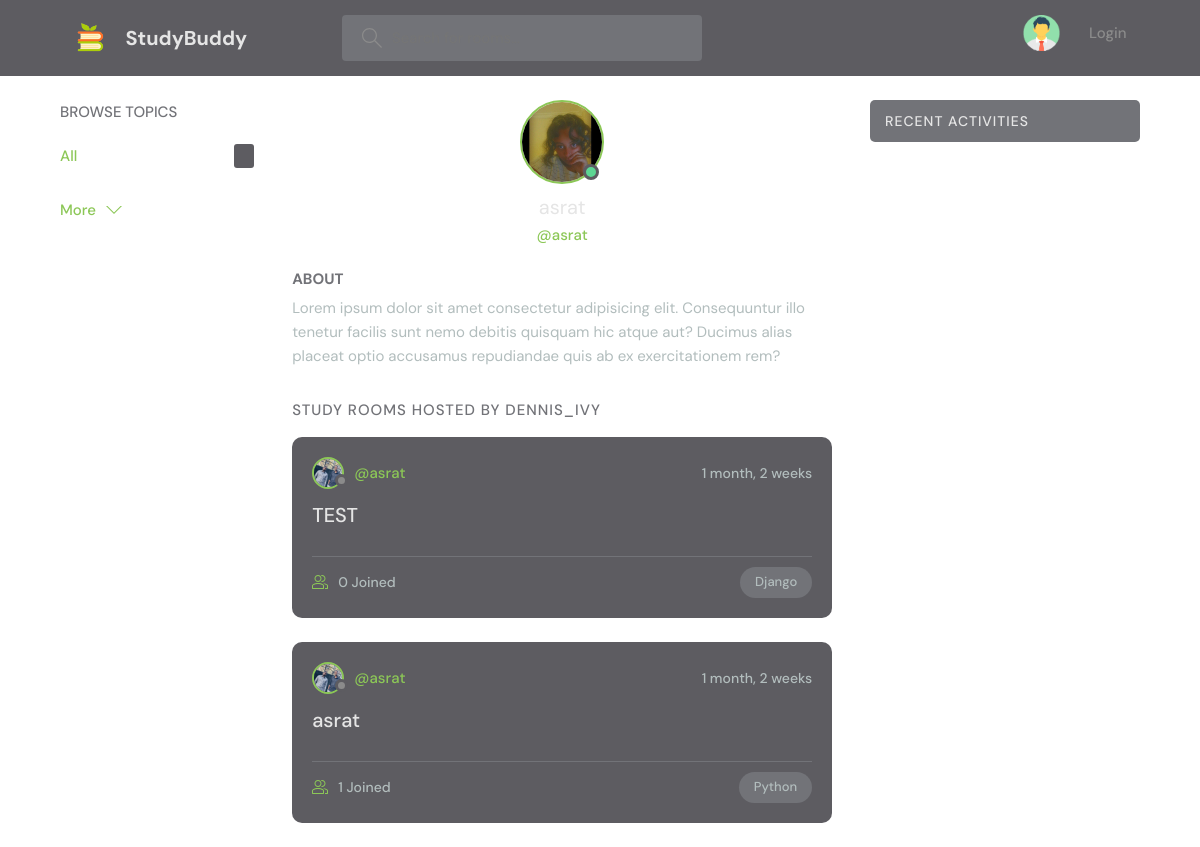
The app's page /profile/1/, older data.
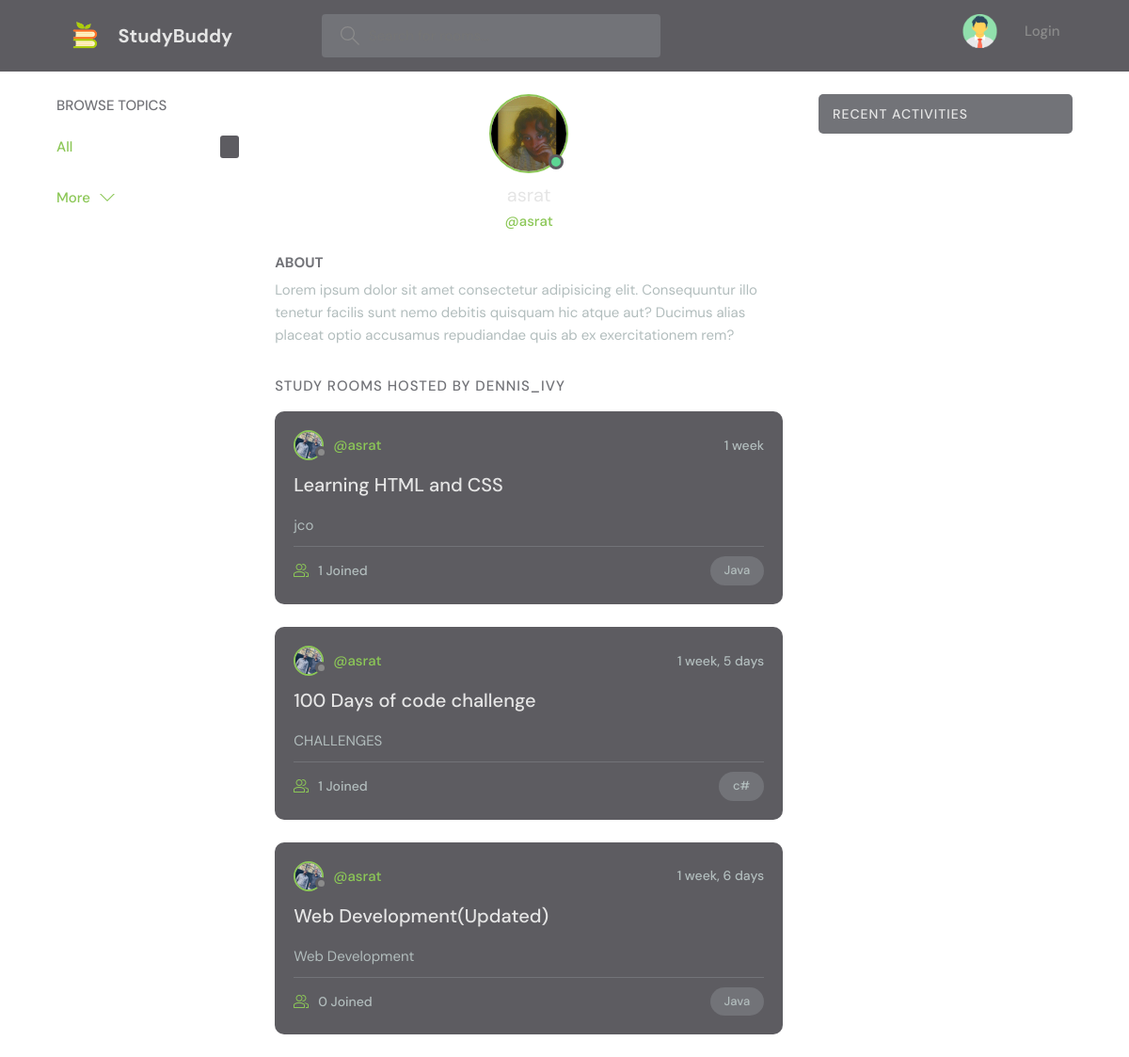
The same page, newer data.
### base/models.py (models this page shows, shortened)
class Room(models.Model):
    host = models.ForeignKey(User, on_delete=models.SET_NULL, null=True)
    topic = models.ForeignKey(Topic, on_delete=models.SET_NULL, null=True)
    participants = models.ManyToManyField(
        User, related_name='participants', blank=True)
    name = models.CharField(max_length=200)
    description = models.TextField(null=True, blank=True)
    updated = models.DateTimeField(auto_now=True)
    created = models.DateTimeField(auto_now_add=True)
    class Meta:
        ordering = ['-updated', '-created']

class Topic(models.Model):
    name = models.CharField(max_length=200)

### base/views.py (the view)
# urls.py: path('profile/<str:pk>/', views.userProfile, name="user-profile"),
def userProfile(request, pk):
    user = User.objects.get(id=pk)
    rooms = user.room_set.all()
    context = {'user':user, 'rooms': rooms}
    return render(request, 'base/profile.html', context)

### base/templates/base/profile.html (shortened to what this page needs)
{% extends 'main.html' %}
{% block content %}
  <main class="profile-page layout layout--3">
    <div class="container">
      {% include 'base/topicscomp.html' %}
      <div class="roomList">
        <div class="profile">
          <div class="profile__avatar">
            <div class="avatar avatar--large active">
              <img src="../../../static/images/user2.jpg" />
            </div>
          </div>
          <div class="profile__info">
            <h3>{{user.username}}</h3>
            <p>@{{user.username}}</p>
          </div>
          <div class="profile__about">
            <h3>About</h3>
            <p>
              Lorem ipsum dolor sit amet consectetur adipisicing elit. Consequuntur illo tenetur
              facilis sunt nemo debitis quisquam hic atque aut? Ducimus alias placeat optio
              accusamus repudiandae quis ab ex exercitationem rem?
            </p>
          </div>
        </div>
        <div class="roomList__header">
          <div>
            <h2>Study Rooms Hosted by dennis_ivy</a>
            </h2>
          </div>
        </div>
        {% include 'base/feed_component.html' %}
      </div>
      {% include 'base/actcomp.html' %}
    </div>
  </main>
{% endblock content %}

### Templates/main.html (shortened to what this page needs)
<!DOCTYPE html>
{% load static %}
<html lang="en">
  <head>
    <link rel="stylesheet" href="{% static 'styles/style.css' %}" />
  </head>
  <body>
    {% include 'navbar.html' %}
    {% block content %}
    {% endblock content %}
  </body>
</html>

### Templates/navbar.html (shortened to what this page needs)
{% load static %}
<header class="header header--loggedIn">
    <div class="container">
      <a href="{% url 'home' %}" class="header__logo">
        <img src="{% static 'images/logo.png' %}" />
        <h1>StudyBuddy</h1>
      </a>
      <form class="header__search" method="GET" action="{% url 'home' %}">
        <label>
          <input name="q" placeholder="Search for rooms..." />
        </label>
      </form>
      <nav class="header__menu">
        {% if request.user.is_authenticated %}
        <div class="header__user">
          <a href="{% url 'update-user' %}">
            <div class="avatar avatar--medium active">
              <img src="../../../static/images/user2.jpg" />
            </div>
            <p>{{request.user.username}} <span>{{request.user}}</span></p>
          </a>
          <button class="dropdown-button">
            <svg version="1.1" xmlns="http://www.w3.org/2000/svg" width="32" height="32" viewBox="0 0 32 32">
              <title>Settings and Logout</title>
              <path d="M16 21l-13-13h-3l16 16 16-16h-3l-13 13z"></path>
            </svg>
          </button>
        </div>
        {% else %}
        <a href="{% url 'login' %}">
          <img src=" {% static 'images/avatar.svg' %}" />
          <p>Login</p>
        </a>
        {% endif %}
      </nav>
    </div>
  </header>

### base/templates/base/topicscomp.html (shortened to what this page needs)
<div class="topics">
  <div class="topics__header">
    <h2>Browse Topics</h2>
  </div>
  <ul class="topics__list">
    <li>
      <a href="{% url 'home' %}" class="active">All <span>{{topics.count}}</span></a>
    </li>
  </ul>
  <a class="btn btn--link" href="{% url 'topics' %}">
    More
    <svg version="1.1" xmlns="http://www.w3.org/2000/svg" width="32" height="32" viewBox="0 0 32 32">
      <title>chevron-down</title>
      <path d="M16 21l-13-13h-3l16 16 16-16h-3l-13 13z"></path>
    </svg>
  </a>
</div>

### base/templates/base/feed_component.html (shortened to what this page needs)
{% for room in rooms %}
<div class="roomListRoom">
  <div class="roomListRoom__header">
    <a href="{% url 'user-profile' room.host.id %}" class="roomListRoom__author">
      <div class="avatar avatar--small">
        <img src="../../../static/images/user3.jpg" />
      </div>
      <span>@{{room.host.username}}</span>
    </a>
    <div class="roomListRoom__actions">
      <span>{{room.created|timesince}}</span>
    </div>
  </div>
  <div class="roomListRoom__content">
    <a href="{% url 'room' room.id %}">{{room.name}}</a>
    <p>
      {{room.description}}
    </p>
  </div>
  <div class="roomListRoom__meta">
    <a href="{% url 'home' %}" class="roomListRoom__joined">
      {{room.participants.all.count}} Joined
    </a>
    <p class="roomListRoom__topic">{{room.topic.name}}</p>
  </div>
</div>
{% endfor %}

### base/templates/base/actcomp.html (shortened to what this page needs)
<div class="activities">
  <div class="activities__header">
    <h2>Recent Activities</h2>
  </div>
</div>

Row changes from the older to the newer data that the page shows:
removed Room: host.username "asrat", created "1 month, 2 weeks", name "TEST", participants.all.count "0", topic.name "Django"
removed Room: host.username "asrat", created "1 month, 2 weeks", name "asrat", participants.all.count "1", topic.name "Python"
added Room: host.username "asrat", created "1 week", name "Learning HTML and CSS", description "jco", participants.all.count "1", topic.name "Java"
added Room: host.username "asrat", created "1 week, 5 days", name "100 Days of code challenge", description "CHALLENGES", participants.all.count "1", topic.name "c#"
added Room: host.username "asrat", created "1 week, 6 days", name "Web Development(Updated)", description "Web Development", participants.all.count "0", topic.name "Java"
